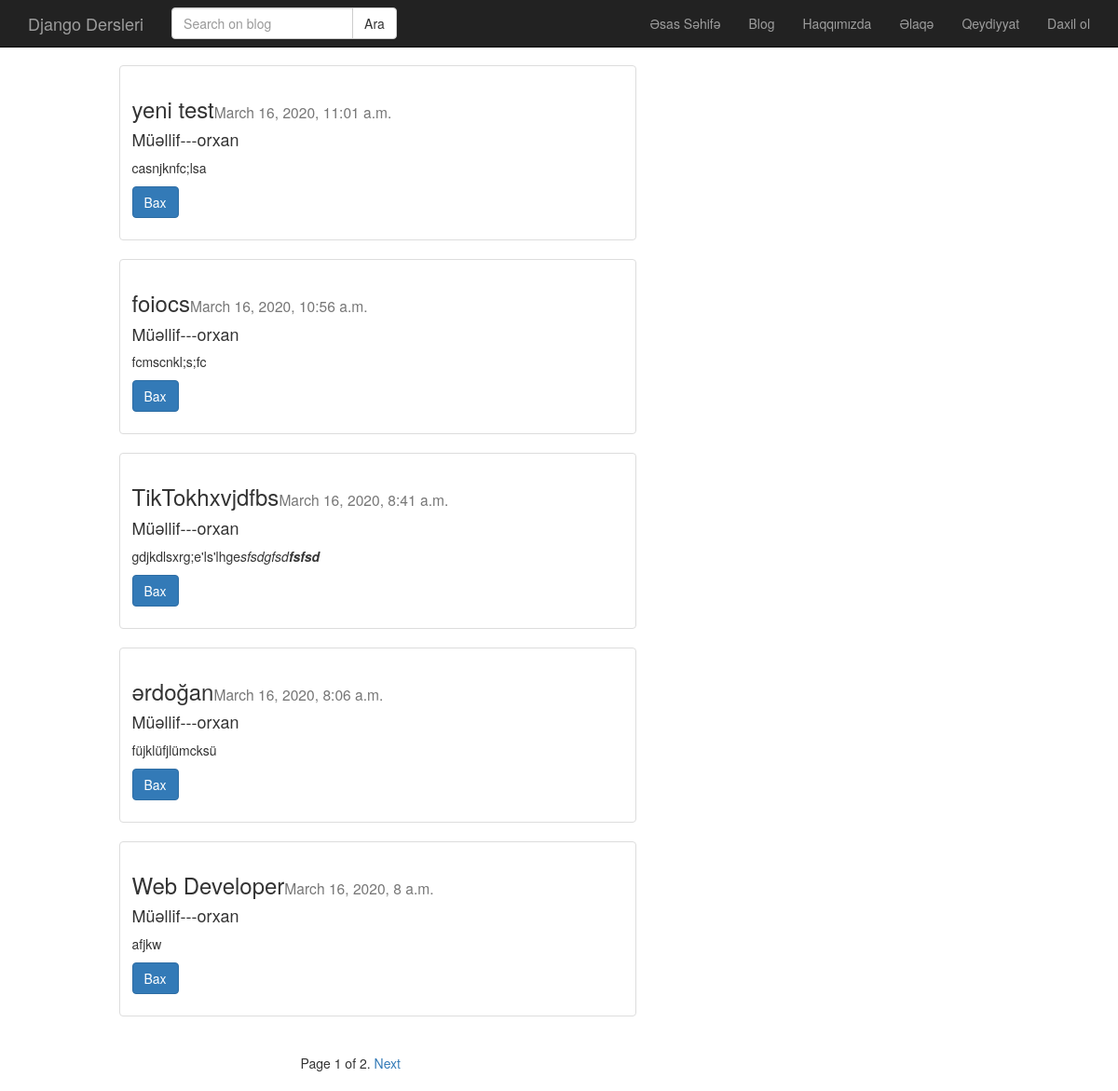
Screenshot of /post/index with the database file from the repository.
### post/models.py (models this page shows, shortened)
class Post(models.Model):
    user = models.ForeignKey("auth.User", verbose_name='Müəllif', on_delete=models.CASCADE,related_name='posts')
    title = models.CharField(verbose_name='Başlıq',max_length=50)
    content = RichTextField(verbose_name ='Mətn')
    publishing_date = models.DateTimeField(verbose_name='Yazılma tarixi',auto_now_add=True)
    image = models.ImageField(null=True, blank=True)
    slug = models.SlugField(unique=True, editable=False, max_length=80)
    def get_absolute_url(self):
        return reverse('post:detail', kwargs={'slug': self.slug})
    class Meta:
        ordering = ['-publishing_date']

### post/views.py (the view, shortened to what this page needs)
# urls.py: path('index',post_index,name='index'),
def post_index(request):
    post_var = Post.objects.all() #Post objeclerini post_var deyisenine menimsetdik
    query = request.GET.get('q')
    paginator = Paginator(post_var, 5)  # Show 5 contacts per page
    page = request.GET.get('page')
    try:
        posts = paginator.page(page)
    except PageNotAnInteger:
        posts = paginator.page(1)
    except EmptyPage:
        posts = paginator.page(paginator.num_pages)
    return render(request, "post/index.html", {'posts': posts})

### templates/post/index.html (shortened to what this page needs)
{% extends 'base.html' %} {% block body%}
<div class="container">
    {% for y in posts %}
    <div class="row">
        <div class="col-md-6 col-md-offset-1">
            <div class="thumbnail">
                <div class="caption">
                    <h3>{{ y.title }}<small>{{ y.publishing_date }}</small></h3>
                    <h4>Müəllif---{{ y.user }}</h4>
                    <p>{{ y.content|safe|linebreaks|truncatechars:150 }}</p>
                    <p>
                        <a href="{{ y.get_absolute_url }}" class="btn btn-primary" role="button">Bax</a>
                    </p>
                </div>
            </div>
        </div>
    </div>
    {% endfor %}
    <div class="row">
        <div class="col-md-6 col-md-offset-3">
            <div class="pagination">
                <span class="step-links">
                    <span class="current">
                        Page {{ posts.number }} of {{ posts.paginator.num_pages }}.
                    </span> {% if posts.has_next %}
                <a href="?page={{ posts.next_page_number }} {% if request.GET.q%} &q={{ request.GET.q }} {% endif %}">Next</a> {% endif %}
                </span>
            </div>
        </div>
        {% endblock %}

### templates/base.html (shortened to what this page needs)
{% load static %}
<!DOCTYPE html>
<html lang="en">
<head>
    <link rel="stylesheet" href="{% static 'css/min.css' %}">
    <link rel="stylesheet" href="{% static 'css/style.css' %}">
</head>
<body>
    {% include "header.html" %} {% include "messages.html" %} {% block body%} {% endblock %}
</body>
</html>

### templates/header.html (shortened to what this page needs)
<nav class="navbar navbar-inverse navbar-fixed-top" role="banner">
    <div class="container">
        <div class="navbar-header">
            <a href="{% url 'home' %}" class="navbar-brand">Django Dersleri</a>
        </div>
        <nav class="collapse navbar-collapse" role="navigation">
            <form class="navbar-form navbar-left" role="search" method="GET" action="">
                <div class="input-group">
                    <input class="form-control" type="text" name="q" placeholder="Search on blog" value="{{ request.GET.q }}">
                    <span class="input-group-btn">
                        <input class="btn btn-default" type="submit" value="Ara">
                    </span>
                </div>
            </form>
            <ul class="nav navbar-nav navbar-right">
                <li>
                    <a href="{% url 'home' %}">Əsas Səhifə</a>
                </li>
                <li><a href="{% url 'post:index' %}">Blog</a></li>
                <li><a href="#">Haqqımızda</a></li>
                <li><a href="#">Əlaqə</a></li>
                {% if not request.user.is_authenticated %}
                <li><a href="{% url 'accounts:register' %}">Qeydiyyat</a></li>
                <li><a href="{% url 'accounts:login' %}">Daxil ol</a></li>
                {% else %}
                <li><a href="{% url 'accounts:logout' %}">Çıxış</a></li>
                {% endif %}
            </ul>
        </nav>
    </div>
</nav>

### static/css/style.css (style rules this page uses)
body { padding-top: 70px; }

### rows the page displays
Post: title "yeni test", publishing_date "March 16, 2020, 11:01 a.m.", user "orxan", content "casnjknfc;lsa"
Post: title "foiocs", publishing_date "March 16, 2020, 10:56 a.m.", user "orxan", content "fcmscnkl;s;fc"
Post: title "TikTokhxvjdfbs", publishing_date "March 16, 2020, 8:41 a.m.", user "orxan", content "gdjkdlsxrg;e'ls'lhge sfsdgfsd fsfsd"
Post: title "ərdoğan", publishing_date "March 16, 2020, 8:06 a.m.", user "orxan", content "füjklüfjlümcksü"
Post: title "Web Developer", publishing_date "March 16, 2020, 8 a.m.", user "orxan", content "afjkw"

### other values shown
{{ posts.number }} "1"
{{ posts.paginator.num_pages }} "2"
